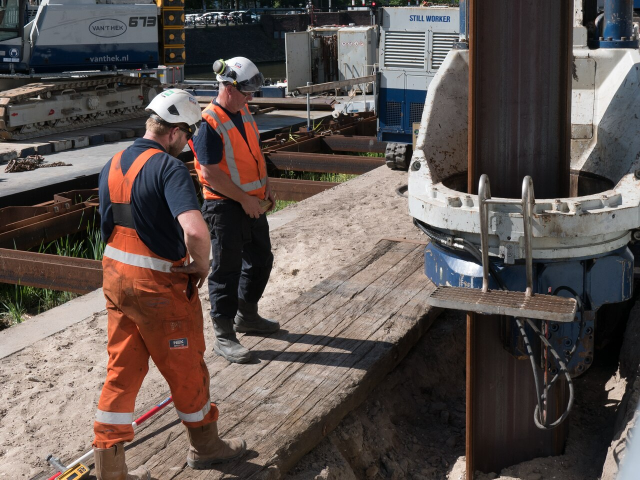
#> input picture testdata/images/amsterdam_workers_cc0.jpg, 1280 x 960 px (shown at 1/2 size); its folder holds 4 pictures in this run
$ python make_test_video.py
#> lines starting #> are read from the running program, lines starting #| are printed output that depends on the picture
"""Build a test clip from still photos (slow pan/zoom, 5 s each) so the pipeline can be exercised offline."""
import glob, sys
import cv2

out_path = sys.argv[1] if len(sys.argv) > 1 else "testdata/stills.mp4"
W, H, FPS, SECS = 960, 720, 25, 5
out = cv2.VideoWriter(out_path, cv2.VideoWriter_fourcc(*"mp4v"), FPS, (W, H))
for p in sorted(glob.glob("testdata/images/*.jpg")):
    img = cv2.imread(p)
#> img is the input picture: shape (960, 1280, 3); mean B, G, R 80.1, 83.8, 94
    s = max(W / img.shape[1], H / img.shape[0]) * 1.15
#> s = 0.862
    img = cv2.resize(img, (int(img.shape[1] * s) + 1, int(img.shape[0] * s) + 1))
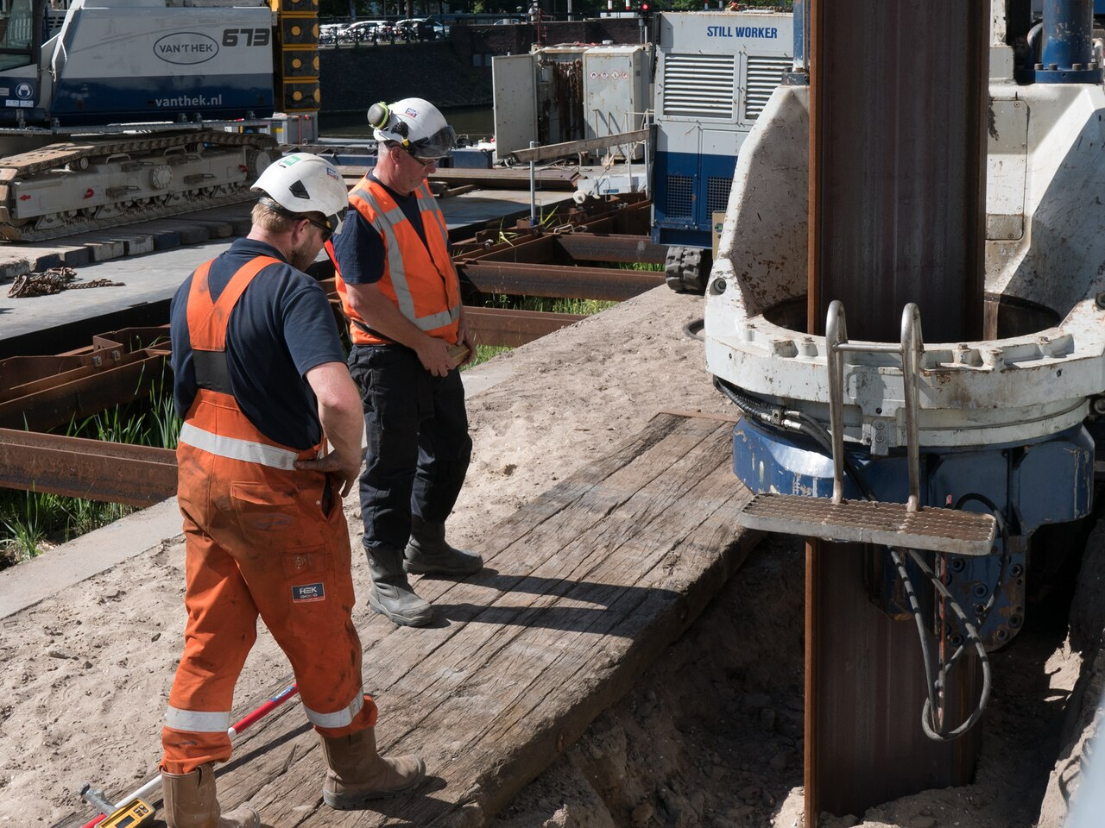
#> img: shape (828, 1105, 3); mean B, G, R 79.9, 83.7, 93.8
    n = FPS * SECS
    for i in range(n):
        x = int((img.shape[1] - W) * i / n)
        y = int((img.shape[0] - H) * 0.2)
        out.write(img[y:y + H, x:x + W])
out.release()
print("wrote", out_path)
